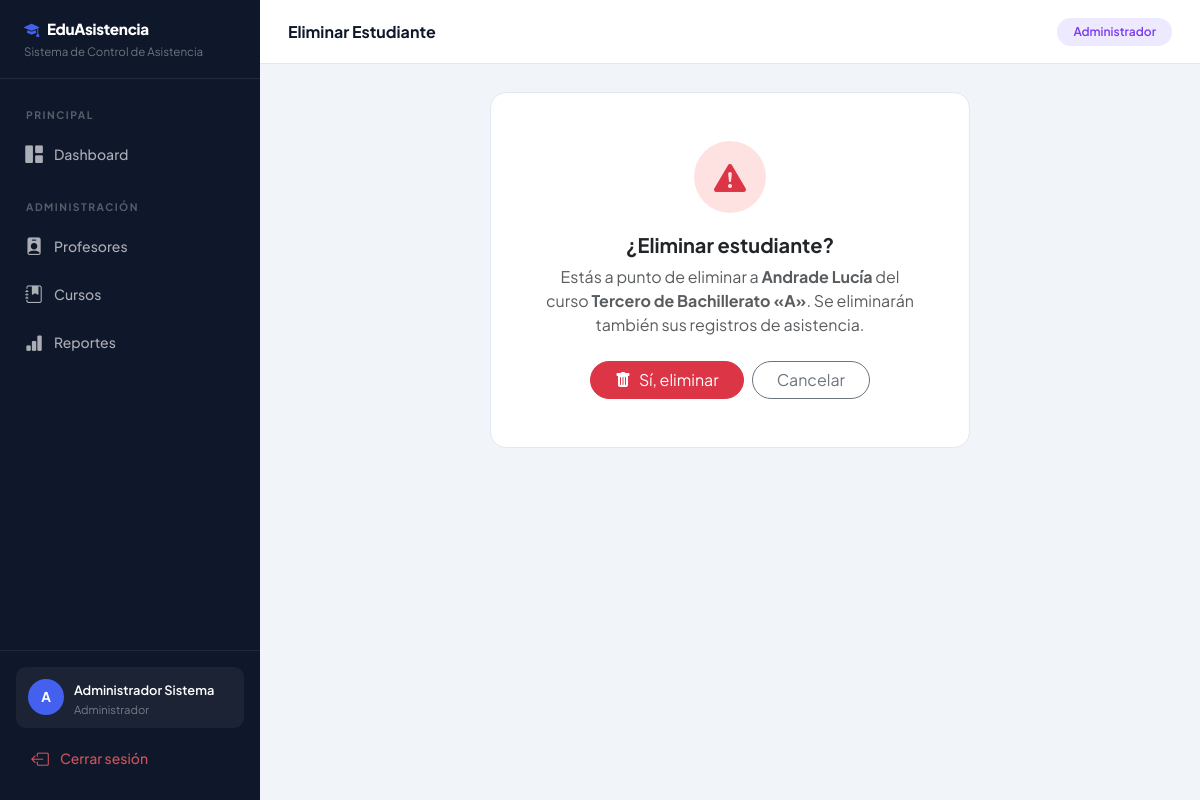
The app's page /estudiantes/1/eliminar/ (signed in) with its own data.
### usuarios/models.py (models this page shows, shortened)
class Usuario(AbstractUser):
    ROLES = (
        ('admin', 'Administrador'),
        ('profesor', 'Profesor'),
    )
    rol = models.CharField(max_length=10, choices=ROLES, default='profesor')
    def es_admin(self):
        return self.rol == 'admin'

### cursos/models.py (models this page shows, shortened)
class Estudiante(models.Model):
    nombre   = models.CharField(max_length=100)
    apellido = models.CharField(max_length=100)
    cedula   = models.CharField(max_length=20, unique=True, blank=True, null=True)
    curso    = models.ForeignKey(Curso, on_delete=models.CASCADE, related_name='estudiantes')
    def __str__(self):
        return f"{self.apellido} {self.nombre}"
    class Meta:
        verbose_name = 'Estudiante'
        verbose_name_plural = 'Estudiantes'
        ordering = ['apellido', 'nombre']

class Curso(models.Model):
    NIVELES = (
        ('10mo', 'Décimo Año'),
        ('1ro_bach', 'Primero de Bachillerato'),
        ('2do_bach', 'Segundo de Bachillerato'),
        ('3ro_bach', 'Tercero de Bachillerato'),
    )
    nivel    = models.CharField(max_length=20, choices=NIVELES, default='10mo')
    paralelo = models.CharField(max_length=5)   # A, B, C, D
    descripcion = models.TextField(blank=True)
    @property
    def nombre(self):
        return f"{self.get_nivel_display()} «{self.paralelo}»"
    class Meta:
        verbose_name = 'Curso'
        verbose_name_plural = 'Cursos'
        ordering = ['nivel', 'paralelo']
        unique_together = ('nivel', 'paralelo')

### cursos/views.py (the view)
# urls.py: path('estudiantes/<int:pk>/eliminar/',       views.eliminar_estudiante, name='eliminar_estudiante'),
@login_required
def eliminar_estudiante(request, pk):
    if not request.user.es_admin():
        messages.error(request, 'Sin permiso.'); return redirect('dashboard')
    estudiante = get_object_or_404(Estudiante, pk=pk)
    curso_pk   = estudiante.curso_id
    if request.method == 'POST':
        estudiante.delete()
        messages.success(request, 'Estudiante eliminado.')
        return redirect('detalle_curso', pk=curso_pk)
    return render(request, 'cursos/confirmar_eliminar_estudiante.html', {'estudiante': estudiante})

### templates/cursos/confirmar_eliminar_estudiante.html (shortened to what this page needs)
{% extends 'base.html' %}
{% block page_title %}Eliminar Estudiante{% endblock %}
{% block content %}
<div style="max-width:480px; margin:0 auto">
    <div class="table-card p-5 text-center">
        <div style="width:72px; height:72px; border-radius:50%; background:#fee2e2; margin:0 auto 20px; display:flex; align-items:center; justify-content:center">
            <i class="bi bi-exclamation-triangle-fill text-danger" style="font-size:2rem"></i>
        </div>
        <h5 class="fw-bold mb-2">¿Eliminar estudiante?</h5>
        <p class="text-muted mb-4">Estás a punto de eliminar a <strong>{{ estudiante }}</strong> del curso <strong>{{ estudiante.curso.nombre }}</strong>. Se eliminarán también sus registros de asistencia.</p>
        <form method="post" class="d-flex gap-2 justify-content-center">
            <button type="submit" class="btn btn-danger rounded-pill px-4">
                <i class="bi bi-trash-fill me-2"></i>Sí, eliminar
            </button>
            <a href="{% url 'detalle_curso' estudiante.curso.pk %}" class="btn btn-outline-secondary rounded-pill px-4">Cancelar</a>
        </form>
    </div>
</div>
{% endblock %}

### templates/base.html (shortened to what this page needs)
<!DOCTYPE html>
<html lang="es">
<head>
    <link href="https://cdn.jsdelivr.net/npm/bootstrap@5.3.0/dist/css/bootstrap.min.css" rel="stylesheet">
    <link href="https://cdn.jsdelivr.net/npm/bootstrap-icons@1.11.0/font/bootstrap-icons.css" rel="stylesheet">
</head>
<body>
    <div class="sidebar" id="sidebar">
        <div class="sidebar-brand">
            <h5><i class="bi bi-mortarboard-fill me-2" style="color:var(--primary)"></i>EduAsistencia</h5>
            <small>Sistema de Control de Asistencia</small>
        </div>
        <div class="sidebar-nav mt-2">
            <div class="sidebar-section">Principal</div>
            <a href="{% url 'dashboard' %}" class="sidebar-link {% if request.resolver_match.url_name == 'dashboard' %}active{% endif %}">
                <i class="bi bi-grid-1x2-fill"></i> Dashboard
            </a>
            {% if user.es_admin %}
            <div class="sidebar-section">Administración</div>
            <a href="{% url 'lista_profesores' %}" class="sidebar-link {% if 'profesor' in request.resolver_match.url_name %}active{% endif %}">
                <i class="bi bi-person-badge-fill"></i> Profesores
            </a>
            <a href="{% url 'lista_cursos' %}" class="sidebar-link {% if 'curso' in request.resolver_match.url_name %}active{% endif %}">
                <i class="bi bi-journal-bookmark-fill"></i> Cursos
            </a>
            <a href="{% url 'reporte_asistencia' %}" class="sidebar-link {% if request.resolver_match.url_name == 'reporte_asistencia' %}active{% endif %}">
                <i class="bi bi-bar-chart-fill"></i> Reportes
            </a>
            {% else %}
            <div class="sidebar-section">Mis Cursos</div>
            <a href="{% url 'lista_cursos' %}" class="sidebar-link {% if 'curso' in request.resolver_match.url_name %}active{% endif %}">
                <i class="bi bi-journal-bookmark-fill"></i> Mis Cursos
            </a>
            {% endif %}
        </div>
        <div class="sidebar-footer">
            <div class="sidebar-user">
                <div class="user-avatar">{{ user.username|first|upper }}</div>
                <div class="user-info">
                    <span>{{ user.get_full_name|default:user.username }}</span>
                    <small>{{ user.get_rol_display }}</small>
                </div>
            </div>
            <a href="{% url 'logout' %}" class="sidebar-link mt-2" style="color:rgba(255,100,100,.8)">
                <i class="bi bi-box-arrow-left"></i> Cerrar sesión
            </a>
        </div>
    </div>
    <div class="main-content">
        <div class="topbar">
            <h6>{% block page_title %}{% endblock %}</h6>
            <div class="topbar-actions">
                <span class="badge badge-{{ user.rol }} px-3 py-2 rounded-pill">
                    {{ user.get_rol_display }}
                </span>
            </div>
        </div>
        <div class="page-content">
            {% block content %}{% endblock %}
        </div>
    </div>
</body>
</html>

### templates/base.html (style rules this page uses)
:root { --primary: #4361ee; --primary-dark: #3a56d4; --secondary: #7209b7; --success: #2ec4b6; --danger: #e63946; --warning: #ff9f1c; --sidebar-bg: #0f172a; --sidebar-width: 260px; --header-height: 64px; }
* { font-family: 'Plus Jakarta Sans', sans-serif; }
body { background: #f1f5f9; min-height: 100vh; }
.sidebar { position: fixed; top: 0; left: 0; width: var(--sidebar-width); height: 100vh; background: var(--sidebar-bg); display: flex; flex-direction: column; z-index: 1000; transition: transform .3s ease; overflow-y: auto; }
.sidebar-brand { padding: 20px 24px 16px; border-bottom: 1px solid rgba(255,255,255,.08); }
.sidebar-brand h5 { color: #fff; font-weight: 800; font-size: .95rem; margin: 0; letter-spacing: -.3px; }
.sidebar-brand small { color: rgba(255,255,255,.4); font-size: .72rem; }
.sidebar-section { padding: 20px 16px 8px; font-size: .65rem; font-weight: 700; text-transform: uppercase; letter-spacing: 1.5px; color: rgba(255,255,255,.3); }
.sidebar-nav { padding: 0 10px; }
.sidebar-link { display: flex; align-items: center; gap: 10px; padding: 10px 14px; border-radius: 10px; color: rgba(255,255,255,.65); text-decoration: none; font-size: .875rem; font-weight: 500; margin-bottom: 2px; transition: all .2s; }
.sidebar-link i { font-size: 1.1rem; width: 20px; text-align: center; }
.sidebar-footer { margin-top: auto; padding: 16px; border-top: 1px solid rgba(255,255,255,.08); }
.sidebar-user { display: flex; align-items: center; gap: 10px; padding: 10px 12px; border-radius: 10px; background: rgba(255,255,255,.05); }
.user-avatar { width: 36px; height: 36px; border-radius: 50%; background: var(--primary); color: #fff; display: flex; align-items: center; justify-content: center; font-weight: 700; font-size: .85rem; flex-shrink: 0; }
.user-info small { color: rgba(255,255,255,.4); font-size: .7rem; display: block; }
.user-info span { color: #fff; font-size: .8rem; font-weight: 600; }
.main-content { margin-left: var(--sidebar-width); min-height: 100vh; display: flex; flex-direction: column; }
.topbar { height: var(--header-height); background: #fff; border-bottom: 1px solid #e2e8f0; display: flex; align-items: center; padding: 0 28px; gap: 12px; position: sticky; top: 0; z-index: 100; }
.topbar h6 { margin: 0; font-weight: 700; font-size: 1rem; color: #0f172a; }
.topbar-actions { margin-left: auto; display: flex; align-items: center; gap: 8px; }
.page-content { padding: 28px; flex: 1; }
.table-card { background: #fff; border-radius: 16px; border: 1px solid #e2e8f0; overflow: hidden; }
.badge-admin { background: #ede9fe; color: #7c3aed; font-weight: 600; }

### records on screen
Usuario: username|first "A", get_full_name "Administrador Sistema", rol "Administrador"
Estudiante: apellido+nombre "Andrade Lucía", curso.nombre "Tercero de Bachillerato «A»"
